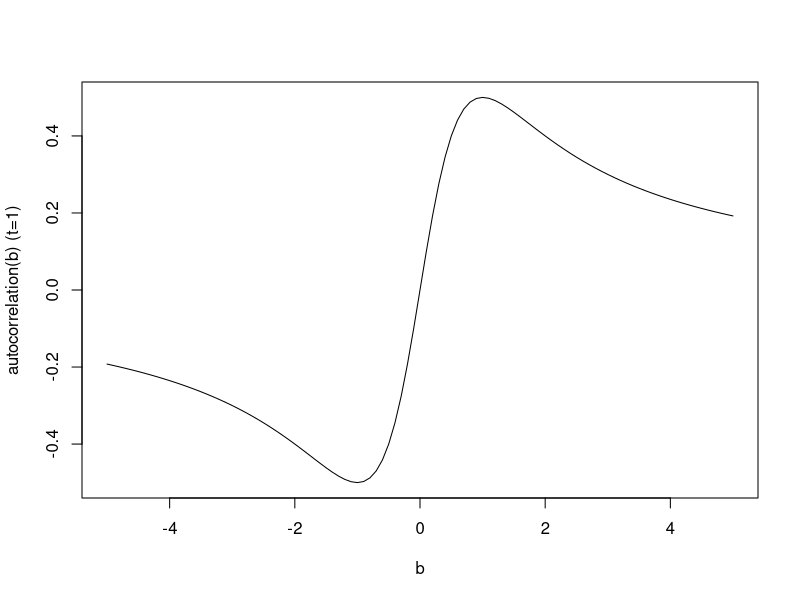
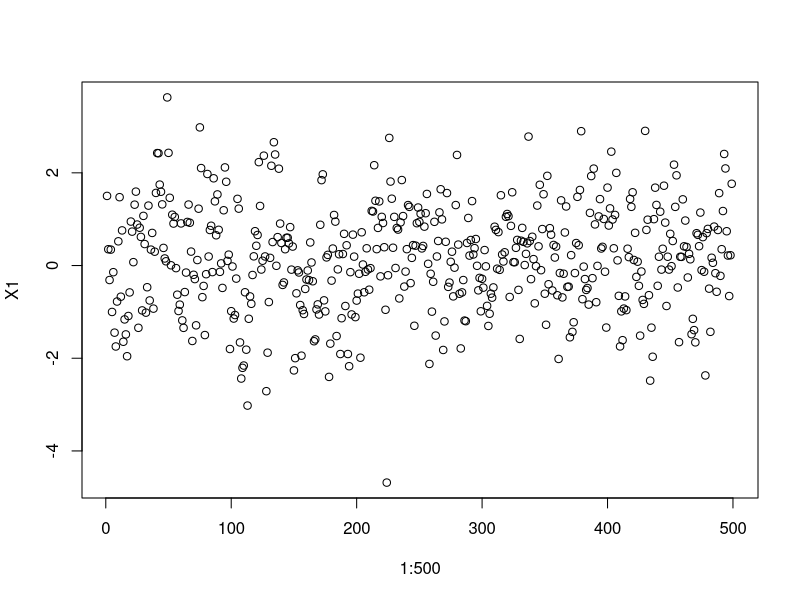
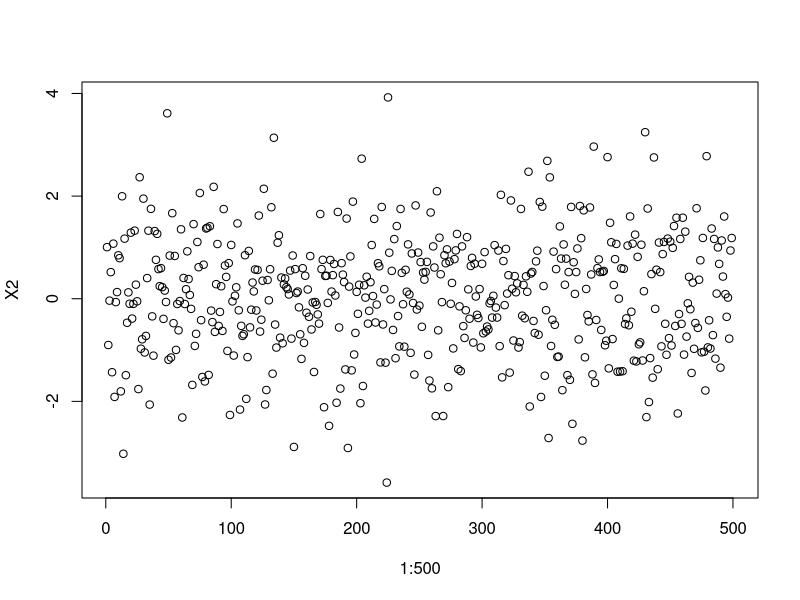

Reproduce these figures in R, in order.
## ---- chunk 1
# always keep this code chunk at the top
# it sets the global chunk option that code *and* output are rendered
# remember, we need to see your code in order to grade it
knitr::opts_chunk$set(echo = TRUE)
## ---- chunk 2
autocorrelation_1 = function(b){b/(1+b^2)}
curve(autocorrelation_1, from=-5, to=5, , xlab="b", ylab="autocorrelation(b) (t=1)")
  
## ---- chunk 3
epsilon <- rnorm(n=500,mean=0,sd=1)
X1 = c()
X2 = c()
for(t in 1:500){
  X1[t] = epsilon[t+1]+0.5*epsilon[t]
  X2[t] = epsilon[t+1]-0.5*epsilon[t]
}

plot(1:500, X1)
plot(1:500, X2)
